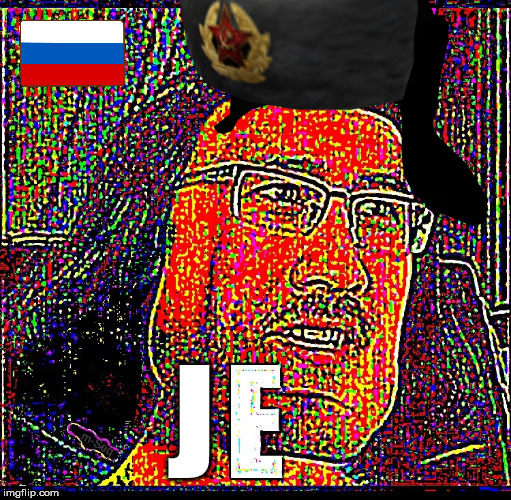
#> input picture profile_image/index.jpg, 511 x 500 px
$ python segmentation.py ../profile_image/index.jpg 3
#> lines starting #> are read from the running program, lines starting #| are printed output that depends on the picture
import sys

import cv2
import matplotlib.pyplot as plt
import numpy as np

from sklearn.cluster import KMeans
from mpl_toolkits.mplot3d import Axes3D

class Picture():

    def __init__(self,file = None):
#> called with file = '../profile_image/index.jpg'
        if file is not None:
        #read image
            tmp_img = cv2.imread(file)
#> tmp_img is the input picture: shape (500, 511, 3); mean B, G, R 57, 63.3, 100.2

        self.height, self.width, self.channels = tmp_img.shape
#> self.height = 500; self.width = 511; self.channels = 3
        #convert to RGB
        self.img = cv2.cvtColor(tmp_img, cv2.COLOR_BGR2RGB)
        self.rgb = {}
        self.rgb['r'],self.rgb['g'],self.rgb['b'] = cv2.split(self.img)


        #plotting
    def plot(self):
        for key,value in self.rgb.items():
            self.rgb['plot_'+key] = value.flatten()
        fig = plt.figure();
        ax = Axes3D(fig);
        ax.scatter(self.rgb['plot_r'], self.rgb['plot_g'], self.rgb['plot_b']);
        plt.show();

class Clustering():

    def __init__(self, pic = None, n = 3):
        if pic is None:
            raise Error
        self.original = pic
        self.clusters = n

    def cluster(self):
        #list of pixels
        self.img = self.original.img.reshape((self.original.img.shape[0] * self.original.img.shape[1], 3))

        #kmeans
        model = KMeans(n_clusters = self.clusters)
        model.fit(self.img)

        self.dominant_colors = model.cluster_centers_.astype(int)
        self.labels = model.labels_
        self.new = []
        for i in model.predict(self.img):
            self.new.append(self.dominant_colors[i])
        self.new =  np.array(self.new).reshape(self.original.height,self.original.width,3)


        return self.new


    def plot(self):
        plt.imshow(self.new)
        plt.xticks([]), plt.yticks([])  # to hide tick values on X and Y axis
        plt.show()
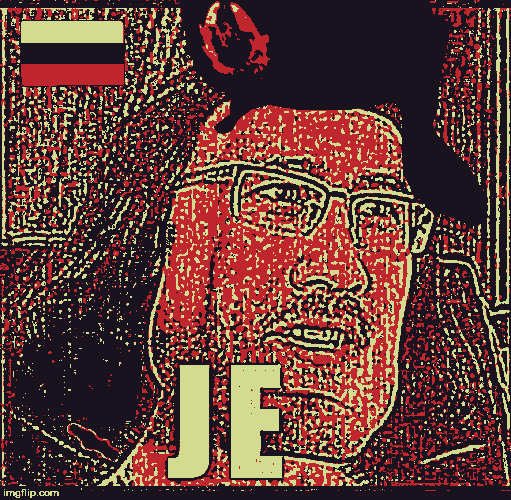
#> shown: shape (500, 511, 3); mean R, G, B 100, 63, 56.7


n_clusters = 5
FILE = 'oh.jfif'


if len(sys.argv) > 1:
    print(sys.argv)
    if len(sys.argv) == 3:
        FILE = sys.argv[1]
        n_clusters = int(sys.argv[2])
    else:
        try:
            test = int(sys.argv[1])
            n_clusters = test
        except Exception:
            FILE = sys.argv[1]


print(n_clusters)
test = Picture(FILE)
obj = Clustering(test, n = n_clusters)
obj.cluster()
obj.plot()
    #print(Clustering(test, n = 5).cluster())
